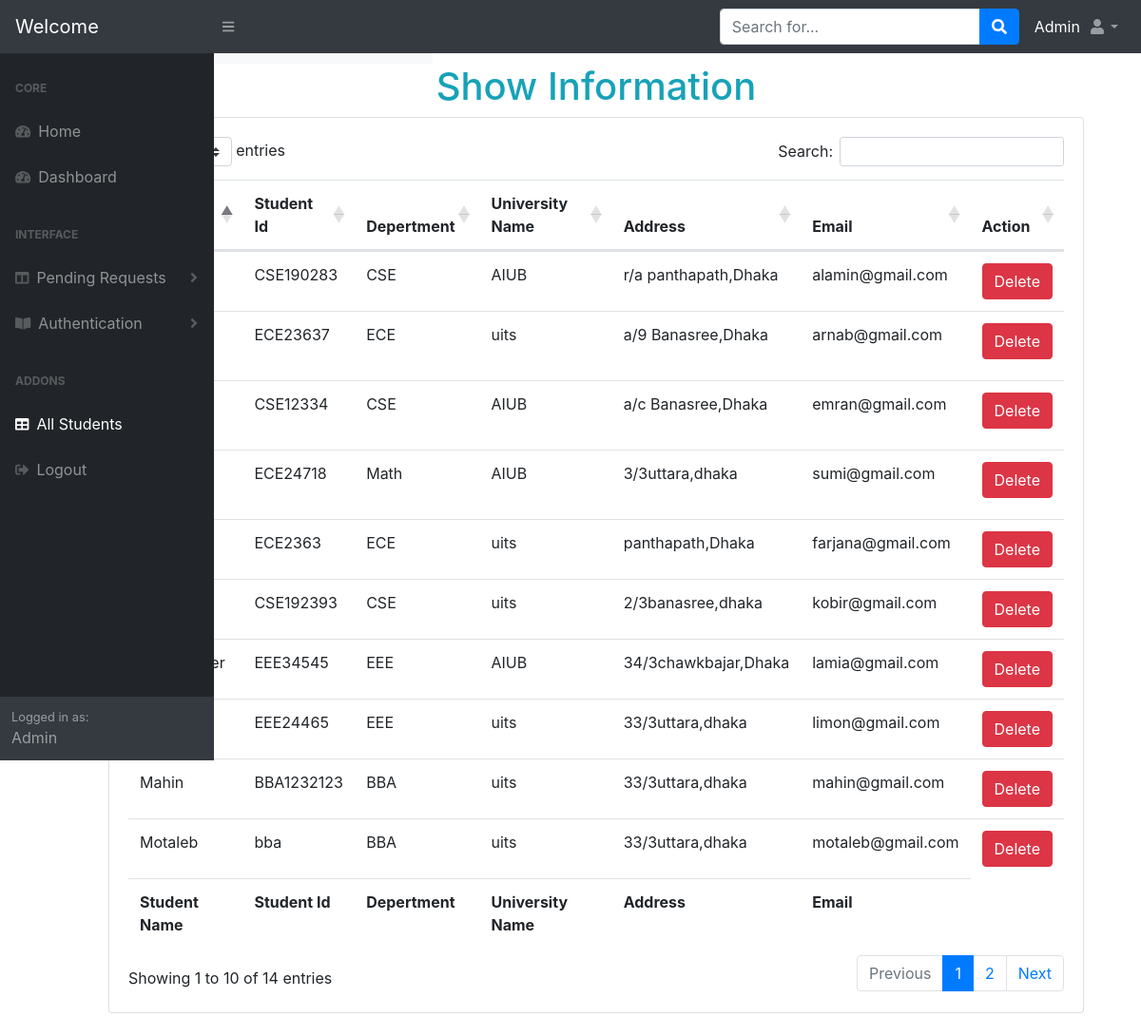
Screenshot of /allstudents.php (signed in) with the database file from the repository.
### tables this page shows
CREATE TABLE `student` (
  `id` int(10) NOT NULL,
  `student_name` varchar(255) NOT NULL,
  `student_id` varchar(255) NOT NULL,
  `dept` varchar(255) NOT NULL,
  `u_name` varchar(255) NOT NULL,
  `address` varchar(255) NOT NULL,
  `email` varchar(255) NOT NULL,
  `password` varchar(255) NOT NULL,
  `approval` tinyint(1) NOT NULL DEFAULT 0
);

### allstudents.php (the view, shortened to what this page needs)
<?php
   require('sidenav.php');
   $result=$function->view_student();
   ?>
<!DOCTYPE html>
<html>
<head>
    <link href="css/styles.css" rel="stylesheet" />
</head>
<body>
      <div class="container mr-5" style="width: 1050px;">
         <div class="row justify-content-center">
            <h1 class="text-info"> Show Information</h1>
            <div class="card mb-4" >
            <div class="card-body">
              <div class="table-responsive">
                <table class="table table-hover table-border" id="dataTable" width="100%" cellspacing="0">
                       <thead>
                           <tr>
                              <th>Student Name</th>
                              <th>Student Id</th>
                              <th>Depertment</th>
                              <th>University Name</th>
                              <th>Address</th>
                              <th>Email</th>
                              <th>Action</th>
                           </tr>
                        </thead>
                        <?php
                           while ($row = $result->fetch_assoc()) { ?>
                        <tr>
                           <td><?= $row['student_name']; ?> </td>
                           <td><?= $row['student_id']; ?> </td>
                           <td><?= $row['dept']; ?> </td>
                           <td><?= $row['u_name']; ?> </td>
                           <td><?= $row['address']; ?> </td>
                           <td><?= $row['email']; ?> </td>
                           <td>
                    <a href="allstudents.php?delete=<?=($row['id']); ?>" class="btn btn-danger" type="submit" name="delete">Delete</a>
                  </td>
                        </tr>
                        <?php   }  ?>
                        <tfoot>
                           <tr>
                              <th>Student Name</th>
                              <th>Student Id</th>
                              <th>Depertment</th>
                              <th>University Name</th>
                              <th>Address</th>
                              <th>Email</th>
                           </tr>
                        </tfoot>
                     </table>
         </div>
       </div>
      </div>
    </div>
</body>
</html>

### rows the page displays
student: student "ECE24718", dept "Math", u_name "AIUB", address "3/3uttara,dhaka", email "sumi@gmail.com"
student: student "EEE34545", dept "EEE", u_name "AIUB", address "34/3chawkbajar,Dhaka", email "lamia@gmail.com"
student: student "CSE12334", dept "CSE", u_name "AIUB", address "a/c Banasree,Dhaka", email "emran@gmail.com"
student: student "ECE2363", dept "ECE", u_name "uits", address "panthapath,Dhaka", email "farjana@gmail.com"
student: student "CSE190283", dept "CSE", u_name "AIUB", address "r/a panthapath,Dhaka", email "alamin@gmail.com"
student: student "ECE23637", dept "ECE", u_name "uits", address "a/9 Banasree,Dhaka", email "arnab@gmail.com"
student: student "CSE192393", dept "CSE", u_name "uits", address "2/3banasree,dhaka", email "kobir@gmail.com"
student: student "EEE24465", dept "EEE", u_name "uits", address "33/3uttara,dhaka", email "limon@gmail.com"
student: student_name "Motaleb", student "bba", dept "BBA", u_name "uits", address "33/3uttara,dhaka", email "motaleb@gmail.com"
student: student_name "Mahin", student "BBA1232123", dept "BBA", u_name "uits", address "33/3uttara,dhaka", email "mahin@gmail.com"

### other values shown
$name "Admin"
